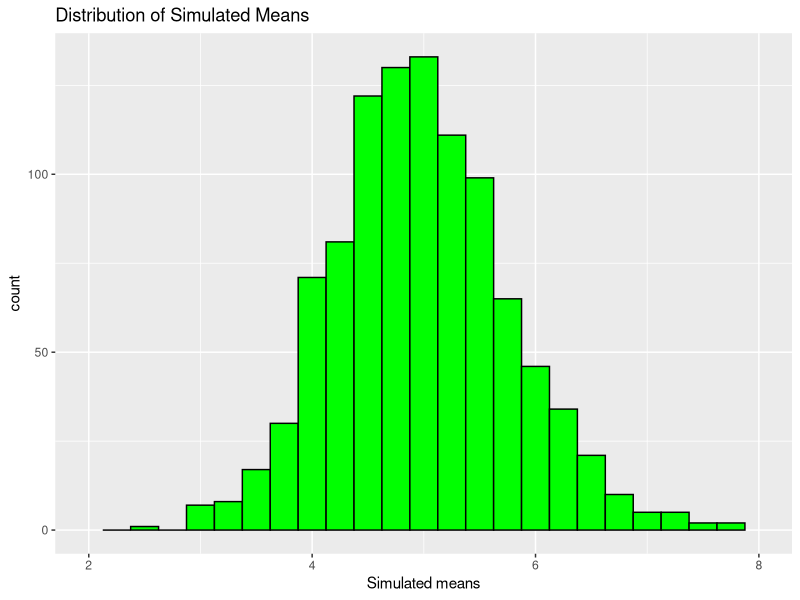
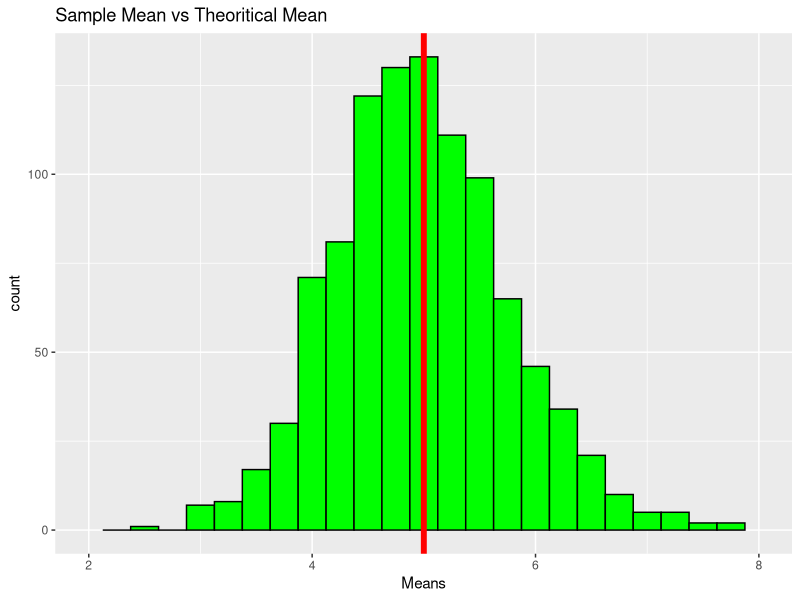
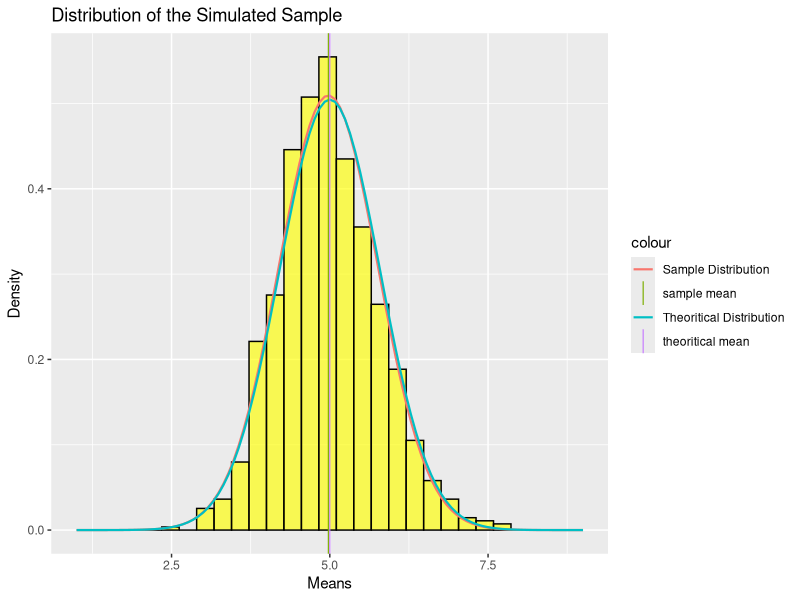
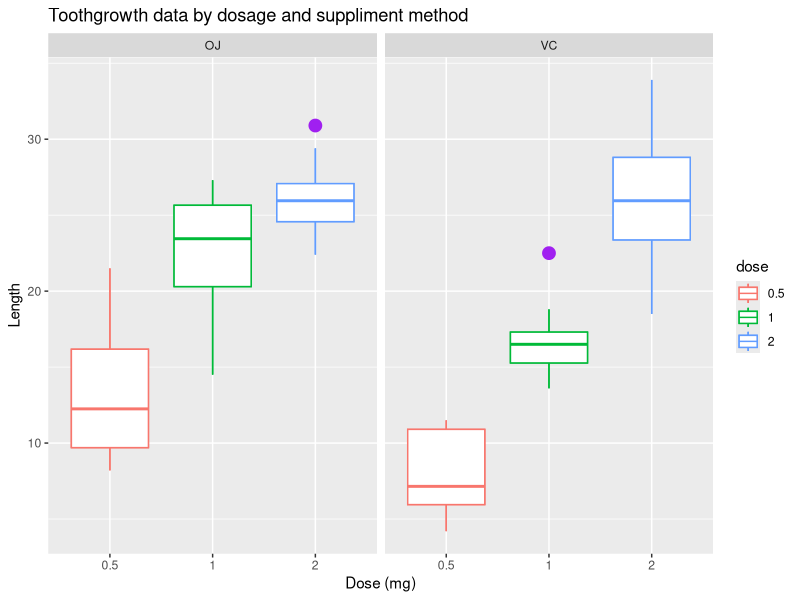

R code for these plots, in order: (Note: this script raises an error after producing the figures.)
## ---- chunk 1
knitr::opts_chunk$set(echo = FALSE)
## ---- chunk 2
n <- 40
set.seed(90)
nosim <- 1000
lambda <- 0.2
sim <- replicate(nosim, rexp(n,lambda))
sim_mean <-  apply(sim, 2, mean)
## ---- chunk 3
library(ggplot2)
histdata <- data.frame(sim_mean)
g <- ggplot(histdata,aes(x=sim_mean) ) +
        geom_histogram( binwidth = .25,color="black" , fill = "green" ) 
g <- g + labs( title = "Distribution of Simulated Means", x= "Simulated means")+ xlim(c(2,8))
g
## ---- chunk 4
sam_mean <- mean(sim_mean)
sam_mean
theo_mean <- 1/lambda
theo_mean
## ---- chunk 5
library(ggplot2)
histdata <- data.frame(sim_mean)
g <- ggplot(histdata,aes(x=sim_mean) ) +
        geom_histogram( binwidth = .25,color="black" , fill = "green" ) 
g <- g + labs( title = "Sample Mean vs Theoritical Mean", x= "Means")+ xlim(c(2,8)) + geom_vline(xintercept = theo_mean, color= "red", size = 2)
g
## ---- chunk 6
sam_var <- var(sim_mean)
sam_var
sam_sd <- sd(sim_mean)
sam_sd
theo_var <- (1 / lambda)^2 / (n)
theo_var
theo_sd <- (1 / lambda)/(sqrt(n))
theo_sd
## ---- chunk 7
library(ggplot2)
histdata <- data.frame(sim_mean)
g <- ggplot(histdata,aes(x=sim_mean) ) +
        geom_histogram(aes(y= ..density..), color="black" , fill = "yellow", alpha= 0.65 ) + xlim(c(1,9))
g <- g + labs( title = "Distribution of the Simulated Sample", x= "Means", y= "Density")
g <- g + stat_function(fun = dnorm, args = list(mean = sam_mean, sd = sam_sd), aes(color = "Sample Distribution"), size = 0.75)
g <- g + stat_function(fun = dnorm, args = list(mean = theo_mean, sd = theo_sd), aes(color = "Theoritical Distribution"), size = 0.75)
g <- g + geom_vline(aes(xintercept = sam_mean, color= "sample mean"), size = 0.40)
g <- g + geom_vline(aes(xintercept = theo_mean, color= "theoritical mean"), size = 0.40)
g
## ---- chunk 8
data(ToothGrowth)
head(ToothGrowth)
summary(ToothGrowth)
nrow(ToothGrowth)
ncol(ToothGrowth)
str(ToothGrowth)
## ---- chunk 9
#convert dose into a factor variable
ToothGrowth$dose <- as.factor(ToothGrowth$dose)
#boxplot indicating mean length of tooth growth vs dosage for different suppliment methods
library(ggplot2)
g <- ggplot(ToothGrowth, aes(x=dose, y=len, color =dose))+ geom_boxplot(aes(fill = dose))
g <- g + geom_boxplot(outlier.colour="purple",outlier.size=4) + facet_wrap(~ supp)
g <- g + labs(title="Toothgrowth data by dosage and suppliment method",x="Dose (mg)", y = "Length")
g
## ---- chunk 10
t.test(len~supp, data=ToothGrowth, paired=FALSE)
## ---- chunk 11
max_dose <- subset(ToothGrowth, ToothGrowth$dose == 02)
min_dose <- subset(ToothGrowth, ToothGrowth$dose == 0.5)
t.test(max_dose$len,min_dose$len,paired = FALSE)
